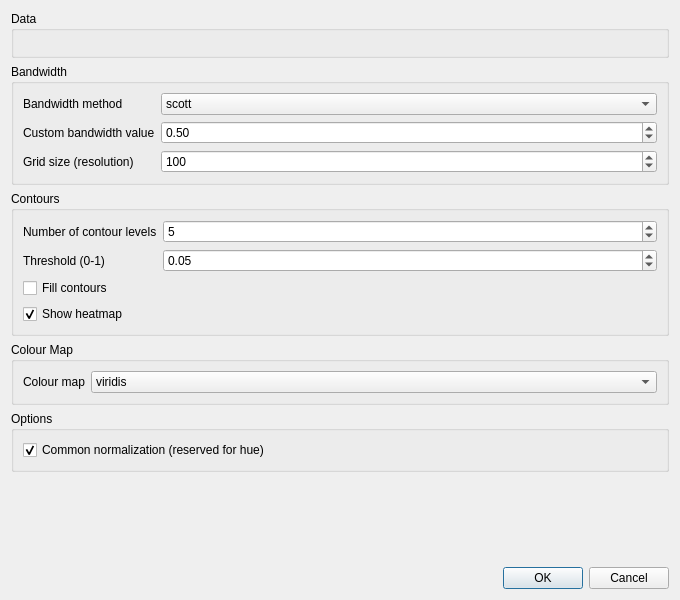
<?xml version="1.0" encoding="UTF-8"?>
<ui version="4.0">
 <class>DAChartAddStatsKdeplot2dWidget</class>
 <widget class="QWidget" name="DAChartAddStatsKdeplot2dWidget">
  <property name="geometry">
   <rect>
    <x>0</x>
    <y>0</y>
    <width>680</width>
    <height>600</height>
   </rect>
  </property>
  <property name="windowTitle">
   <string>Stats KDE 2D Settings</string>
  </property>
  <layout class="QVBoxLayout" name="verticalLayoutMain">
   <item>
    <widget class="QGroupBox" name="groupBoxData">
     <property name="title">
      <string>Data</string>
     </property>
     <property name="flat">
      <bool>true</bool>
     </property>
     <layout class="QVBoxLayout" name="verticalLayoutData">
      <item>
       <widget class="DA::DAChartSeriesSelectWidget" name="selectWidgetXData"/>
      </item>
      <item>
       <widget class="DA::DAChartSeriesSelectWidget" name="selectWidgetYData"/>
      </item>
     </layout>
    </widget>
   </item>
   <item>
    <widget class="QGroupBox" name="groupBoxBw">
     <property name="title">
      <string>Bandwidth</string>
     </property>
     <property name="flat">
      <bool>true</bool>
     </property>
     <layout class="QFormLayout" name="formLayoutBw">
      <item row="0" column="0">
       <widget class="QLabel" name="labelBwMethod">
        <property name="text">
         <string>Bandwidth method</string>
        </property>
       </widget>
      </item>
      <item row="0" column="1">
       <widget class="QComboBox" name="comboBoxBwMethod">
        <item>
         <property name="text">
          <string>scott</string>
         </property>
        </item>
        <item>
         <property name="text">
          <string>silverman</string>
         </property>
        </item>
        <item>
         <property name="text">
          <string>custom</string>
         </property>
        </item>
       </widget>
      </item>
      <item row="1" column="0">
       <widget class="QLabel" name="labelBwValue">
        <property name="text">
         <string>Custom bandwidth value</string>
        </property>
       </widget>
      </item>
      <item row="1" column="1">
       <widget class="QDoubleSpinBox" name="doubleSpinBoxBwValue">
        <property name="minimum">
         <double>0.010000000000000</double>
        </property>
        <property name="maximum">
         <double>10.000000000000000</double>
        </property>
        <property name="singleStep">
         <double>0.100000000000000</double>
        </property>
        <property name="value">
         <double>0.500000000000000</double>
        </property>
       </widget>
      </item>
      <item row="2" column="0">
       <widget class="QLabel" name="labelGridSize">
        <property name="text">
         <string>Grid size (resolution)</string>
        </property>
       </widget>
      </item>
      <item row="2" column="1">
       <widget class="QSpinBox" name="spinBoxGridSize">
        <property name="minimum">
         <number>10</number>
        </property>
        <property name="maximum">
         <number>10000</number>
        </property>
        <property name="value">
         <number>100</number>
        </property>
       </widget>
      </item>
     </layout>
    </widget>
   </item>
   <item>
    <widget class="QGroupBox" name="groupBoxContours">
     <property name="title">
      <string>Contours</string>
     </property>
     <property name="flat">
      <bool>true</bool>
     </property>
     <layout class="QFormLayout" name="formLayoutContours">
      <item row="0" column="0">
       <widget class="QLabel" name="labelLevels">
        <property name="text">
         <string>Number of contour levels</string>
        </property>
       </widget>
      </item>
      <item row="0" column="1">
       <widget class="QSpinBox" name="spinBoxLevels">
        <property name="minimum">
         <number>0</number>
        </property>
        <property name="maximum">
         <number>50</number>
        </property>
        <property name="value">
         <number>5</number>
        </property>
       </widget>
      </item>
      <item row="1" column="0">
       <widget class="QLabel" name="labelThresh">
        <property name="text">
         <string>Threshold (0-1)</string>
        </property>
       </widget>
      </item>
      <item row="1" column="1">
       <widget class="QDoubleSpinBox" name="doubleSpinBoxThresh">
        <property name="minimum">
         <double>0.000000000000000</double>
        </property>
        <property name="maximum">
         <double>1.000000000000000</double>
        </property>
        <property name="singleStep">
         <double>0.050000000000000</double>
        </property>
        <property name="value">
         <double>0.050000000000000</double>
        </property>
       </widget>
      </item>
      <item row="2" column="0">
       <widget class="QCheckBox" name="checkBoxFillContours">
        <property name="text">
         <string>Fill contours</string>
        </property>
       </widget>
      </item>
      <item row="3" column="0">
       <widget class="QCheckBox" name="checkBoxShowHeatmap">
        <property name="text">
         <string>Show heatmap</string>
        </property>
        <property name="checked">
         <bool>true</bool>
        </property>
       </widget>
      </item>
     </layout>
    </widget>
   </item>
   <item>
    <widget class="QGroupBox" name="groupBoxColor">
     <property name="title">
      <string>Colour Map</string>
     </property>
     <property name="flat">
      <bool>true</bool>
     </property>
     <layout class="QFormLayout" name="formLayoutColor">
      <item row="0" column="0">
       <widget class="QLabel" name="labelCmap">
        <property name="text">
         <string>Colour map</string>
        </property>
       </widget>
      </item>
      <item row="0" column="1">
       <widget class="QComboBox" name="comboBoxCmap">
        <item>
         <property name="text">
          <string>viridis</string>
         </property>
        </item>
        <item>
         <property name="text">
          <string>plasma</string>
         </property>
        </item>
        <item>
         <property name="text">
          <string>inferno</string>
         </property>
        </item>
        <item>
         <property name="text">
          <string>magma</string>
         </property>
        </item>
        <item>
         <property name="text">
          <string>cividis</string>
         </property>
        </item>
        <item>
         <property name="text">
          <string>jet</string>
         </property>
        </item>
        <item>
         <property name="text">
          <string>coolwarm</string>
         </property>
        </item>
       </widget>
      </item>
     </layout>
    </widget>
   </item>
   <item>
    <widget class="QGroupBox" name="groupBoxOptions">
     <property name="title">
      <string>Options</string>
     </property>
     <property name="flat">
      <bool>true</bool>
     </property>
     <layout class="QFormLayout" name="formLayoutOptions">
      <item row="0" column="0">
       <widget class="QCheckBox" name="checkBoxCommonNorm">
        <property name="text">
         <string>Common normalization (reserved for hue)</string>
        </property>
        <property name="checked">
         <bool>true</bool>
        </property>
       </widget>
      </item>
     </layout>
    </widget>
   </item>
   <item>
    <spacer name="verticalSpacer">
     <property name="orientation">
      <enum>Qt::Vertical</enum>
     </property>
     <property name="sizeHint" stdset="0">
      <size>
       <width>20</width>
       <height>40</height>
      </size>
     </property>
    </spacer>
   </item>
   <item>
    <widget class="QDialogButtonBox" name="buttonBox">
     <property name="standardButtons">
      <set>QDialogButtonBox::Cancel|QDialogButtonBox::Ok</set>
     </property>
    </widget>
   </item>
  </layout>
 </widget>
 <customwidgets>
  <customwidget>
   <class>DA::DAChartSeriesSelectWidget</class>
   <extends>QWidget</extends>
   <header>DAChartSeriesSelectWidget.h</header>
  </customwidget>
 </customwidgets>
 <resources/>
 <connections/>
</ui>
